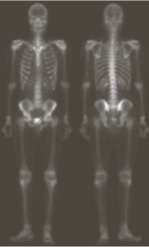
%> input picture MATLAB/medical procession/skeleton.jpg, 149 x 247 px
$ octave enhancement.m   (GNU Octave 9; MATLAB toolbox functions it lacks are replaced by stand-ins)
%> lines starting %> are read from the running program, lines starting %| are printed output that depends on the picture
clc;
clear;

im = imread('skeleton.jpg');
%> im is the input picture: size 247x149x3 uint8; mean R, G, B 89.2, 83.2, 75.8

im1 = rgb2gray(im);
im = im1;
subplot(2,4,1)
imshow(im1);
im1 = im2double(im1);
%> im1: size 247x149 double

%读取图像
s = size(im1);
%> s = [247 149]
h1 = s(1);
%> h1 = 247
w1 = s(2);
%> w1 = 149

%建立新的画布存储锐化后的图像
im2 = zeros(h1,w1);

%用laplacian判断锐化值
for i = 2:h1-1
    for j = 2:w1-1
        lap = 2*(im1(i+1,j)+im1(i-1,j)+im1(i,j+1)+im1(i,j-1)-4*im1(i,j));
        if lap~= 0
            im2(i,j) = -1*lap;
        end
    end
end
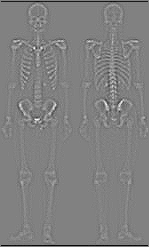
%> im2: size 247x149 double; min -0.714, max 0.69, mean -0.00491; drawn with min black and max white
im22 = im2;
im2 = im2uint8(im2);
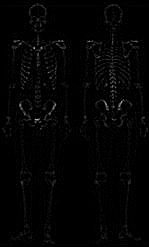
%> im2: size 247x149 uint8; min 0, max 176, mean 3.5
subplot(2,4,2)
imshow(im2);

im1 = im2uint8(im1);
%对原图像进行叠加
im1 = im1+im2;
%> im1: size 247x149 uint8

subplot(2,4,3);
imshow(im1);

%Sobel梯度
im1 = im2double(im);
im3 = zeros(h1,w1);
%用Sobel Operator 进行梯度运算
for i = 2:h1-1
    for j = 2:w1-1
        im3(i,j) = 1*abs((im1(i+1,j-1)+2*im1(i+1,j)+im1(i+1,j+1))-(im1(i-1,j-1)+2*im1(i-1,j)+im1(i-1,j+1))) + abs((im1(i-1,j+1)+2*im1(i,j+1)+im1(i+1,j+1))-(im1(i-1,j-1)+2*im1(i,j-1)+im1(i+1,j-1)));
    end
end
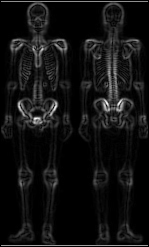
%> im3: size 247x149 double; min 0, max 2.08, mean 0.144; drawn with min black and max white


im3 = im2uint8(im3);
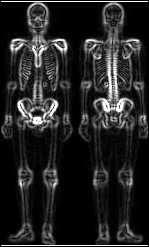
%> im3: size 247x149 uint8; min 0, max 255, mean 35.8
subplot(2,4,4);
imshow(im3);

%用Sobel进行平滑滤波
im1 = im2double(im);
im4 = zeros(h1,w1);
for i = 3:h1-2
    for j = 3:w1-2
        im4(i,j) = avg(im1,i,j);
    end
end
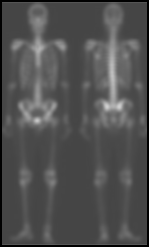
%> im4: size 247x149 double; min 0, max 0.813, mean 0.316

im4 = im2uint8(im4);
%> im4: size 247x149 uint8
subplot(2,4,5);
imshow(im4);

%第五章图和第2张图相乘的结果
im5 = im2double(im4).*im22;
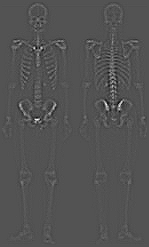
%> im5: size 247x149 double; min -0.244, max 0.503, mean 0.000786; drawn with min black and max white
im5 = im2uint8(im5);
%> im5: size 247x149 uint8
subplot(2,4,6);
imshow(im5);

%第一张图和第六张图相加的结果
im6 = im2double(im)+im2double(im5);
im6 = im2uint8(im6);
%> im6: size 247x149 uint8
subplot(2,4,7);
imshow(im6);


%用幂律变换
im7 = zeros(h1,w1);

im6= im2double(im6);
%> im6: size 247x149 double


for i = 1:h1
    for j = 1:w1
        im7(i,j) =1*(im6(i,j)^0.5);
    end
end
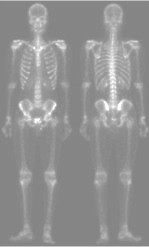
%> im7: size 247x149 double; min 0.516, max 1, mean 0.574

im7 = im2uint8(im7);
%> im7: size 247x149 uint8
subplot(2,4,8);
imshow(im7);

$ run again, with MATLAB/medical procession/cell.jpg copied over MATLAB/medical procession/skeleton.jpg
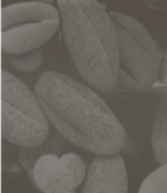
%> input picture MATLAB/medical procession/cell.jpg, 167 x 193 px
%> im is the input picture: size 193x167x3 uint8; mean R, G, B 105, 100.6, 94.1
%> after the loop `for i = 2:h1-1`:
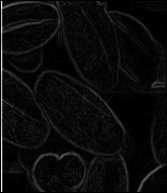
%> im3: size 193x167 double; min 0, max 1.97, mean 0.0878; drawn with min black and max white
%> after the loop `for i = 1:h1`:
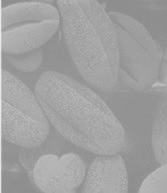
%> im7: size 193x167 double; min 0.553, max 0.916, mean 0.632
